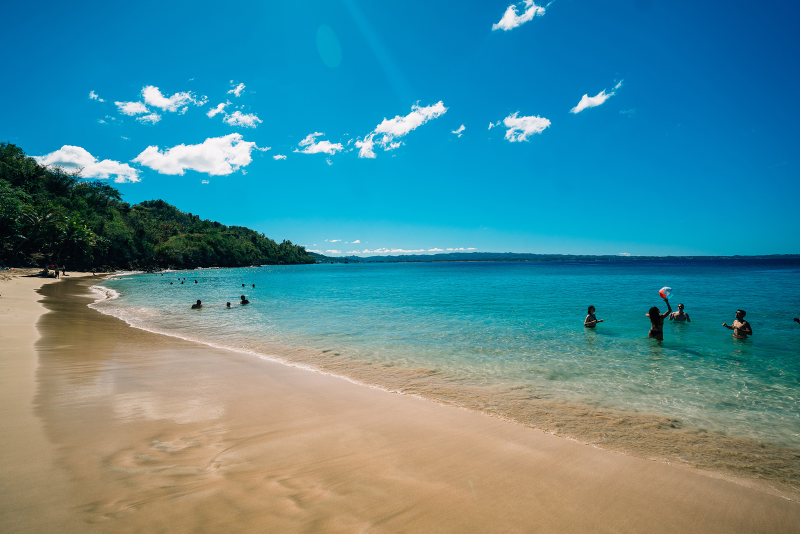
//> input picture ColorImageProcessing/ColorImageProcessing/beach.jpg, 1600 x 1067 px (shown at 1/2 size)
$ ./크로마키_기법_구현하기   (built with g++ and OpenCV 4)
//> lines starting //> are read from the running program, lines starting //| are printed output that depends on the picture; after the words box and inside, x2 and y2 are one past the last pixel; in counts of white or black regions, pixels touching at a corner belong together
#include <opencv2/opencv.hpp>
#include <iostream>
using namespace cv;
using namespace std;

int main()
{
	Mat img2 = imread("./beach.jpg");
//> img2 is the input picture: 1067 rows x 1600 cols, CV_8UC3; mean B, G, R 150.8, 138.6, 77.2
	Mat img = imread("./woman.png");
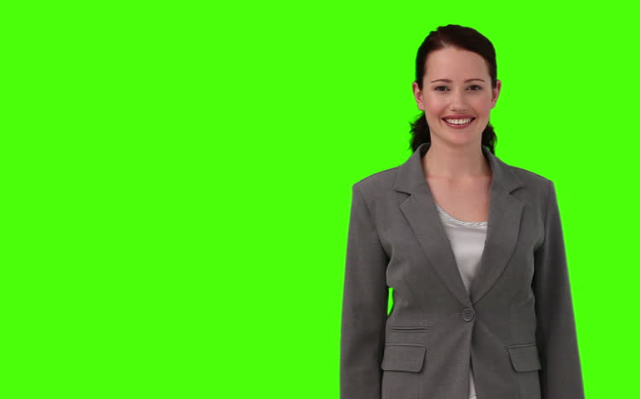
//> input picture ColorImageProcessing/ColorImageProcessing/woman.PNG, 640 x 399 px
//> img is the input picture: 399 rows x 640 cols, CV_8UC3; mean B, G, R 26.1, 212.1, 79.1
	resize(img2, img2, Size(img.cols, img.rows), 0, 0);
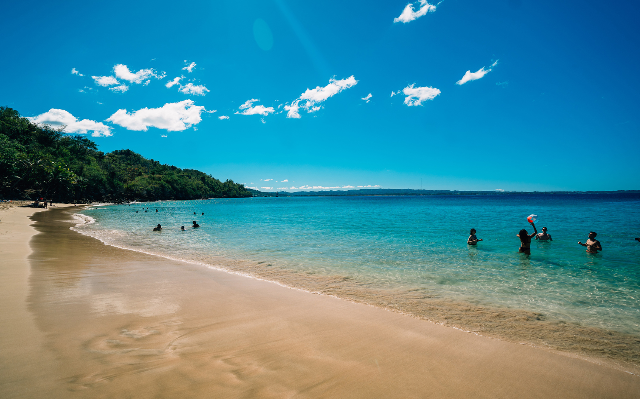
//> img2: 399 rows x 640 cols, CV_8UC3; mean B, G, R 150.7, 138.5, 77.1

	Mat converted;
	cvtColor(img, converted, COLOR_BGR2HSV);
//> converted: 399 rows x 640 cols, CV_8UC3; mean H, S, V 45.7, 194.9, 215.1
	Mat greenScreen = converted.clone();
	inRange(converted, Scalar(60 - 10, 100, 100), Scalar(60 + 10, 255, 255), greenScreen);
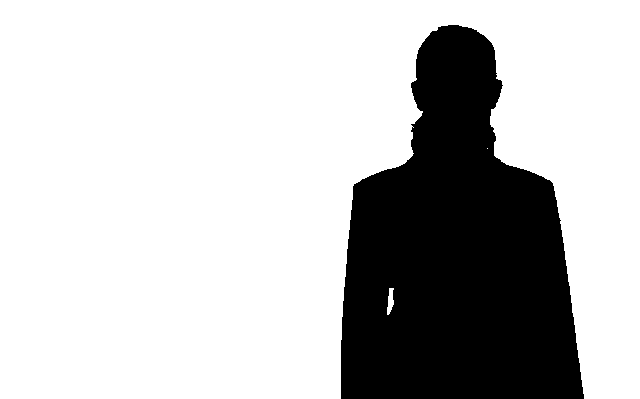
//> greenScreen: 399 rows x 640 cols, CV_8UC1; 75.8% white; 1 black region, box (x1, y1, x2, y2) and area: (341, 25, 584, 399) 61878
	Mat dst, dst1, inverted;
	bitwise_not(greenScreen, inverted);
	bitwise_and(img, img, dst, inverted);
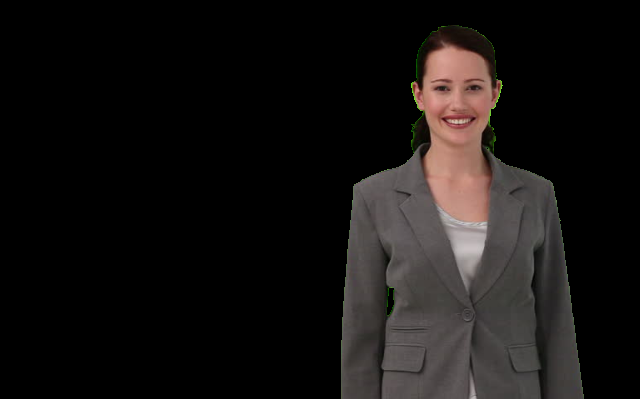
//> dst: 399 rows x 640 cols, CV_8UC3; mean B, G, R 18.3, 19.3, 22.2
	bitwise_or(dst, img2, dst1, greenScreen);
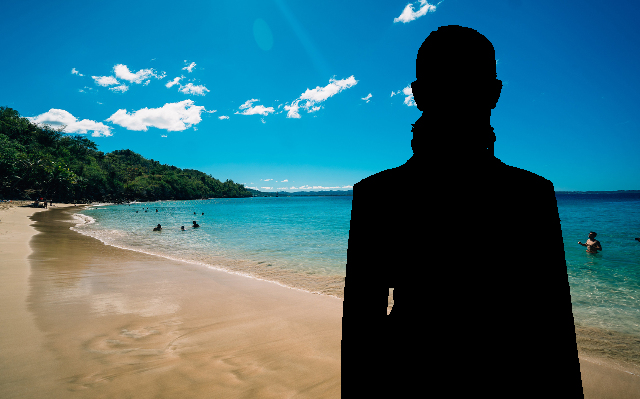
//> dst1: 399 rows x 640 cols, CV_8UC3; mean B, G, R 116.1, 103.8, 54.1
	bitwise_or(dst, dst1, dst1);
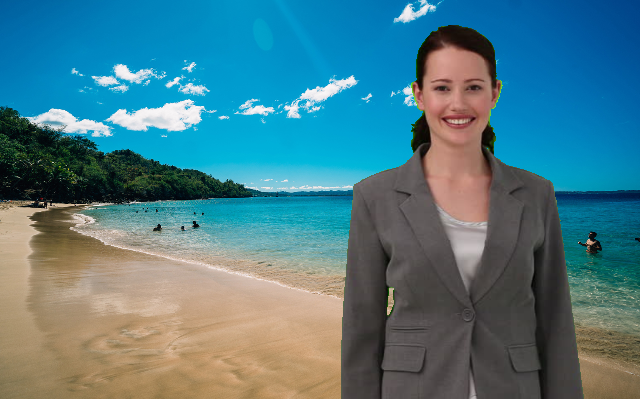
//> dst1: 399 rows x 640 cols, CV_8UC3; mean B, G, R 134.3, 123.1, 76.3

	imshow("img", img);
	imshow("green", greenScreen);
	imshow("dst", dst);
	imshow("dst1", dst1);
	waitKey(0);
	return 0;
}
